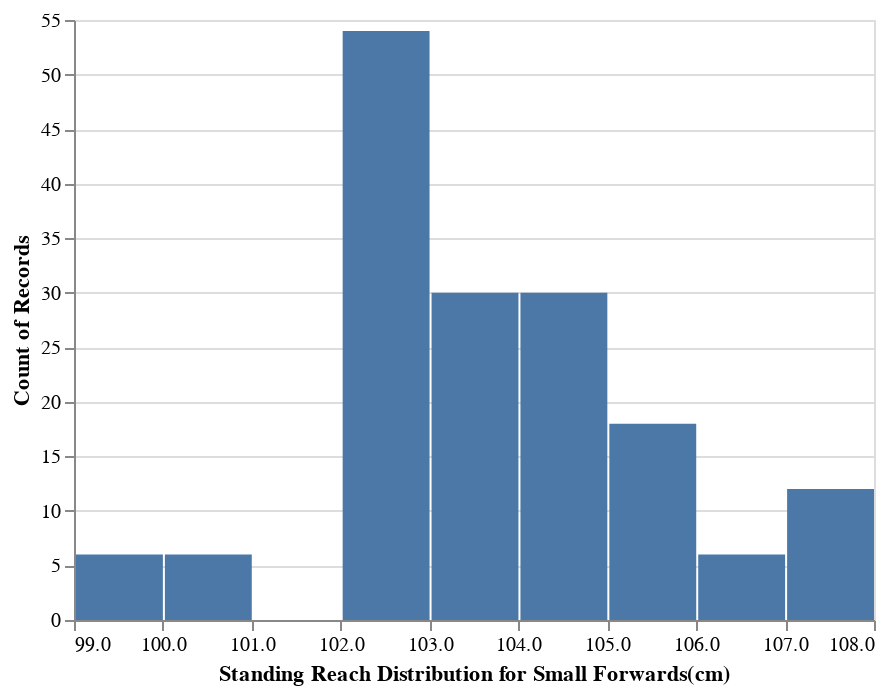

The notebook cell this image was saved under:
### Code cell
#Let's visualize the distribution of standing reach amongst small forwards

SMALLFORWARD_FILTER =  allclasses['POSITION'] == 'SF'

allclasses_smallforwards = allclasses[SMALLFORWARD_FILTER]

base = alt.Chart(allclasses_smallforwards).properties()

bar = base.mark_bar().encode(
    x=alt.X('STANDING_REACH', bin=True, title='Standing Reach Distribution for Small Forwards(cm)'),
    y='count()'
)



bar

### Figure 1 — Vega-Lite specification as saved in the notebook (floating-point values rounded to 4 significant figures; data arrays with more than 128 entries replaced by an {"elided": "..."} marker saying what was removed)
{"config": {"view": {"continuousWidth": 400, "continuousHeight": 300}}, "data": {"name": "data-10c4eaa66ac9449fa30572b4f40647b9"}, "mark": "bar", "encoding": {"x": {"type": "quantitative", "bin": true, "field": "STANDING_REACH", "title": "Standing Reach Distribution for Small Forwards(cm)"}, "y": {"type": "quantitative", "aggregate": "count"}}, "$schema": "https://vega.github.io/schema/vega-lite/v4.8.1.json", "datasets": {"data-10c4eaa66ac9449fa30572b4f40647b9": {"elided": "162 records"}}}
